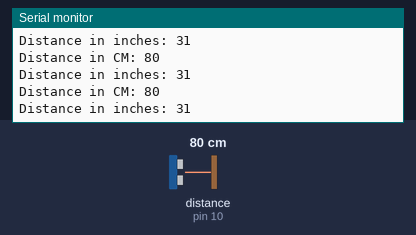
This sketch was run on a simulated Arduino Uno, built with avr-gcc and run on an emulated ATmega328P. Parts: the last lines printed to the serial monitor. Wiring (from diagram.json): ultrasonic range finder: trigger pin 9; echo pin 10. The test bench sets the inputs (shaded band); at power-on: distance to the obstacle (sensor on pin 10) 80 cm. The echo pulse lasts 58.3 µs per cm.

Above: at 1.2 s.
1.3 s: distance to the obstacle (sensor on pin 10) set to 2 cm
At 1.9 s:
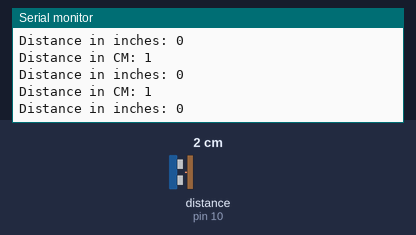
2.8 s: distance to the obstacle (sensor on pin 10) set to 4 cm
At 3.9 s:
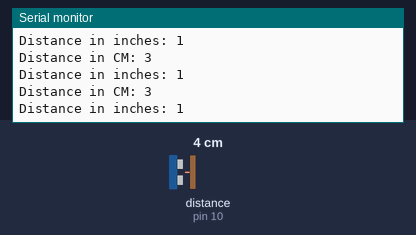
Timing chart, 0 to 5.0 s (numbered marks = the images above; inputs shaded):
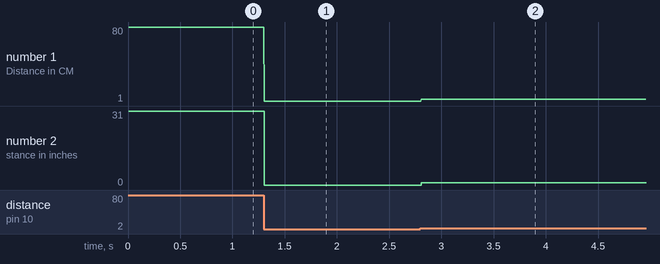

Measured:
- after the input at 1.3 s, the serial monitor: prints a new line at once (image 1)
- after the input at 2.8 s, the serial monitor: prints a new line at once (image 2)
- plotted number 1: 80 → 1 after the input at 1.3 s, 1 → 3 after the input at 2.8 s
- plotted number 2: 31 → 0 after the input at 1.3 s

The sketch:

sketch.ino
```cpp
#define TRIG 9
#define ECHO 10


void setup() {

  pinMode(TRIG, OUTPUT);
  pinMode(ECHO, INPUT);
  Serial.begin(115200);

}

void loop() {

  digitalWrite(TRIG, HIGH);
  delayMicroseconds(10);
  digitalWrite(TRIG, LOW);


  int duration = pulseIn(ECHO, HIGH);
  Serial.print("Distance in CM: ");
  Serial.println(duration / 58);
  Serial.print("Distance in inches: ");
  Serial.println(duration / 148);


}
```
